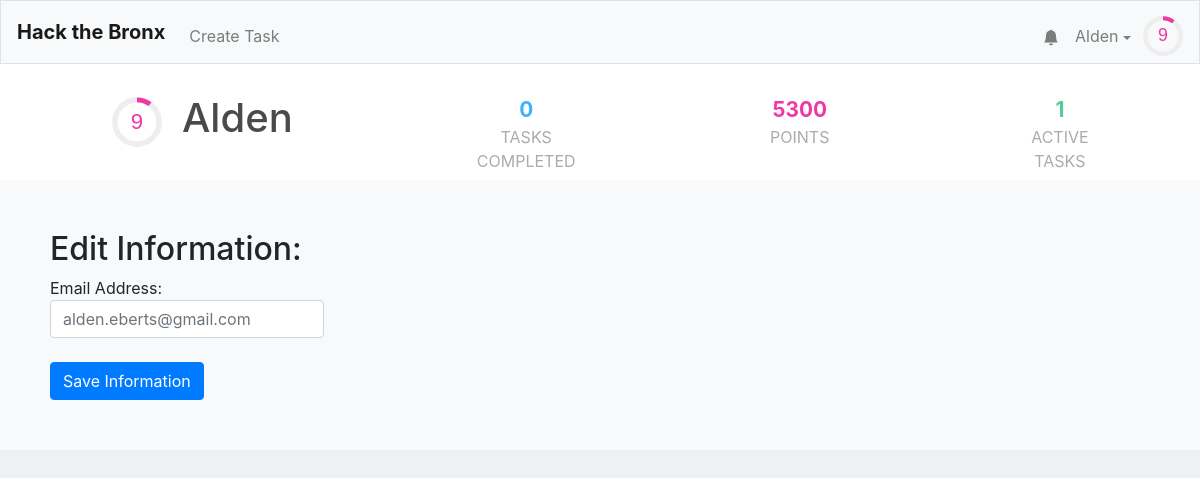
The app's page /editinfo (signed in) with its own data.
### tables this page shows
CREATE TABLE "users" (
	"id"	INTEGER NOT NULL UNIQUE,
	"username"	TEXT NOT NULL UNIQUE,
	"hash"	TEXT NOT NULL,
	"email"	TEXT,
	"tasks"	TEXT,
	"points"	INTEGER NOT NULL DEFAULT 0,
	"numcomplete"	INTEGER NOT NULL DEFAULT 0,
	"notifications"	BLOB,
	PRIMARY KEY("id" AUTOINCREMENT)
);

### application.py (the view)
@app.route("/editinfo", methods=["GET","POST"])
@login_required
def edit_information():
    user = getuser(session, db)
    alltasks = db.execute("SELECT * FROM tasks")
    tasks = []
    for task in alltasks:
        if (task['creator'] == user['id'] or user['id'] in debyte(task['collaborators'])):
            task['creator'] = user["username"]
            task["collaborators-count"] = len(debyte(task['collaborators']))
            task["points"] = calculate_points(task)
            tasks.append(task)
    email = user["email"]
    if request.method == "POST":
        email = request.form.to_dict()["email"]
        db.execute("UPDATE users SET email = :email WHERE id = :id", email=email, id=user["id"])
    return render_template("edit_information.html",user=user,email=email,task_count=len(tasks))

### application.py (called while the page is built)
@app.after_request
def after_request(response):
    response.headers["Cache-Control"] = "no-cache, no-store, must-revalidate"
    response.headers["Expires"] = 0
    response.headers["Pragma"] = "no-cache"
    return response

### helpers.py (called while the page is built)
def login_required(f):
    @wraps(f)
    def decorated_function(*args, **kwargs):
        if session.get("user_id") is None:
            return redirect("/login")
        return f(*args, **kwargs)
    return decorated_function

def debyte(obj):
    return pickle.loads(obj)

def getuser(session, db):
    user =  db.execute("SELECT * FROM users WHERE id = :id", id=session["user_id"])[0]
    user["level"]=int(user['points']**.5//8)
    user["level-progress"] = (user['points']**.5/8-user["level"])*100
    user["notifications"] = debyte(user["notifications"]) if user["notifications"] else []
    user["notification-amount"] = len(user["notifications"])
    return user

def calculate_points(task):
    if task['hmin'] and task['hmax']:
        total = int(min((task['hmin']+task['hmax'])/2 * 100, 500))
    else:
        total = 0
    return total

### templates/edit_information.html (shortened to what this page needs)
{% extends "layout.html" %}
{% block head %}
    <link href="/static/profile.css" rel="stylesheet">
{% endblock %}
{% block mainnocont %}
	<div class="profile-outer">
		<div class = "name-section">
		 	<div style="display: flex; align-items: center;">
				<div style = "margin-left: 12px;">
					<svg viewBox="0 0 36 36" class="level-display-outer">
						<path class="level-display-bg"
			        d="M18 2.0845
			          a 15.9155 15.9155 0 0 1 0 31.831
			          a 15.9155 15.9155 0 0 1 0 -31.831"
			      />
					  <path class = "level-display"
					    d="M18 2.0845
					      a 15.9155 15.9155 0 0 1 0 31.831
					      a 15.9155 15.9155 0 0 1 0 -31.831"
					    fill="none"
					    stroke="#444";
					    stroke-width="1";
					    stroke-dasharray="{{ user["level-progress"] }}, 100";
					  />
					  <text x="18" y="22.8" class="level">{{user["level"]}}</text>
					</svg>
				</div>
				<h1 class="profile-username">{{user["username"]}}</h1>
			</div>
			<div class = "tasks-completed">
				<span>{{ user["numcomplete"] }}</span>
				<div>Tasks Completed</div>
			</div>
			<div class = "point-count">
				<span>{{ user["points"] }}</span>
				<div>Points</div>
			</div>
			<div class = "active-tasks">
				<span>{{ task_count }}</span>
				<div>Active Tasks</div>
			</div>
		</div>
		<div class = "information">
			<h2>Edit Information: </h2>
				<form id = "taskform" action="/editinfo" method="post">
	        <div class="form-group">
	          <label>
	          	Email Address: <input autocomplete="off" autofocus class="form-control" name="email" id = "email" placeholder="{{email}}" type="email">
	          </label>
	        </div>
	        <button class="btn btn-primary" type="submit">Save Information</button>
	    </form>
		</div>
	</div>
{% endblock %}

### templates/layout.html (shortened to what this page needs)
<!DOCTYPE html>
<html lang="en">
    <head>
        <link href="https://maxcdn.bootstrapcdn.com/bootstrap/4.1.3/css/bootstrap.min.css" rel="stylesheet">
        {% block head %}{% endblock %}
        <link href="/static/styles.css" rel="stylesheet">
    </head>
    <body>
        <nav style = "height: 8vh" class="navbar navbar-expand-md navbar-light bg-light border">
            <a class="navbar-brand" href="/"><b>Hack the Bronx</b></a>
            <div class="collapse navbar-collapse" id="navbar">
                {% if session.user_id %}
                    <ul class="navbar-nav mt-2">
                        <li class="nav-item"><a class="nav-link" href="/taskCreation">Create Task</a></li>
                    </ul>
                    <ul class="navbar-nav ml-auto mt-2">
                        <li style="position: relative; transform:translateX(8px) translateY(7.5px);"class="nav-item"><a class="nav-link" href="/notifications"><svg xmlns="http://www.w3.org/2000/svg" width="16" height="16" fill="currentColor" class="bi bi-bell-fill" viewBox="0 0 16 16">
  <path d="M8 16a2 2 0 0 0 2-2H6a2 2 0 0 0 2 2zm.995-14.901a1 1 0 1 0-1.99 0A5.002 5.002 0 0 0 3 6c0 1.098-.5 6-2 7h14c-1.5-1-2-5.902-2-7 0-2.42-1.72-4.44-4.005-4.901z"/>
</svg></a><span style="display:{{ "none" if user["notification-amount"] == 0 else "flex" }};" class="notification-circle">{{user["notification-amount"]}}</span></li>
                        <li class="nav-item">
                            <div id="user-information-dropdown">
                              <button onclick="showUserDropdown()" id="user-information-dropname" class="nav-link">{{ session.user_name }} <span class="dropdown-caret"></span></button>
                            </div>
                        </li>
                        <li class="nav-item">
                            <div style = "margin-left: -4px;">
                                <svg viewBox="0 0 36 36" style="transform: translateY(8px); width: 40px;">
                                    <path class="level-display-bg"
                                d="M18 2.0845
                                  a 15.9155 15.9155 0 0 1 0 31.831
                                  a 15.9155 15.9155 0 0 1 0 -31.831"
                              />
                                  <path class = "level-display"
                                    d="M18 2.0845
                                      a 15.9155 15.9155 0 0 1 0 31.831
                                      a 15.9155 15.9155 0 0 1 0 -31.831"
                                    fill="none"
                                    stroke="#444";
                                    stroke-width="1";
                                    stroke-dasharray="{{ user["level-progress"] }}, 100";
                                  />
                                  <text x="18" y="22.8" class="level">{{user["level"]}}</text>
                                </svg>
                            </div>
                        </li>
                    </ul>
                {% endif %}
            </div>
        </nav>
        {% block mainnocont %}{% endblock %}
        <main class="container p-5">
        </main>
    </body>
</html>

### static/profile.css (style rules this page uses)
.profile-username { color:var(--text-medium-1); margin-left: 20px; }
.name-section,.name-wrapper { color: var(--text-medium-2); padding: 30px 100px; background: white; width: 100%; display: flex; }
.information { left:0; right: 0; display: block; background: var(--foreground-1); width: 100%; padding: 50px 50px; }
.tasks-completed { display: flex; flex-direction: column; align-items-content: center; text-align: center; width: 200px; padding: 0; height: 50px; margin-left: 180px; }
.tasks-completed span { font-weight: bold; font-size: 1.3em; color: var(--focus-skyblue); }
.tasks-completed div { color: var(--text-light); text-transform: uppercase; }
.point-count { display: flex; flex-direction: column; align-items-content: center; text-align: center; width: 150px; height: 50px; margin-left: 180px; }
.point-count span { font-weight: bold; font-size: 1.3em; color: var(--focus-pink); }
.point-count div { color: var(--text-light); text-transform: uppercase; }
.active-tasks { display: flex; flex-direction: column; align-items-content: center; text-align: center; width: 150px; height: 50px; margin-left: 180px; }
.active-tasks span { font-weight: bold; font-size: 1.3em; color: var(--focus-mint); }
.active-tasks div { color: var(--text-light); text-transform: uppercase; }
body { background: var(--background-1); }

### static/styles.css (style rules this page uses)
:root { --text-main: #323232; --text-weak: #525252; --text-medium-1: #4a4a4a; --text-medium-2: #3d3d3d; --text-light: #ababab; --input-text: #495057; --input-border: #ced4da; --table-border: #ddd; --close-button: #aaa; --close-button-hover: black; --level-display-bg: #eee; --foreground-0: white; --foreground-1: #F8F9FA; --foreground-2: #e5e5f7; --foreground-3: #F5F5FF; --foreground-4: #f2f2f2; --tag-text: #8282a1; --tag-remove:#b4b4d4; --border-1: #DEE2E6; --background-1: #EDF1F2; --focus-skyblue: #3DB2FF; --focus-pink: #f037a5; --focus-mint: #57CC99; --focus-selectblue : #007bff; --focus-navyblue: #2D46B9; --focus-green-light: #2FDD92; --focus-green-dark: #34BE82; --focus-red-light: #EC255A; --focus-red-dark: #d11749; --error-red: #ff759d; --error-text: #8a1134; font-size: 2vh; }
#user-information-dropname { background: none; padding: 16px; border: none; cursor: pointer; }
.dropdown-caret { display: inline-block; width: 0; height: 0; vertical-align: middle; content: ""; border-style: solid; border-width: 4px 4px 0; border-right-color: transparent; border-bottom-color: transparent; border-left-color: transparent; }
#user-information-dropname { position: relative; display: inline-block; }
.level-display-outer { width: 50px; }
.level { fill: var(--focus-pink); font-family: sans-serif; font-size: 1em; text-anchor: middle; }

### records on screen
users: user_name "Alden", username "Alden", numcomplete "0", points "5300", email "alden.eberts@gmail.com"

### other values on screen
{{ user["level"] }} "9"
{{ task_count }} "1"
